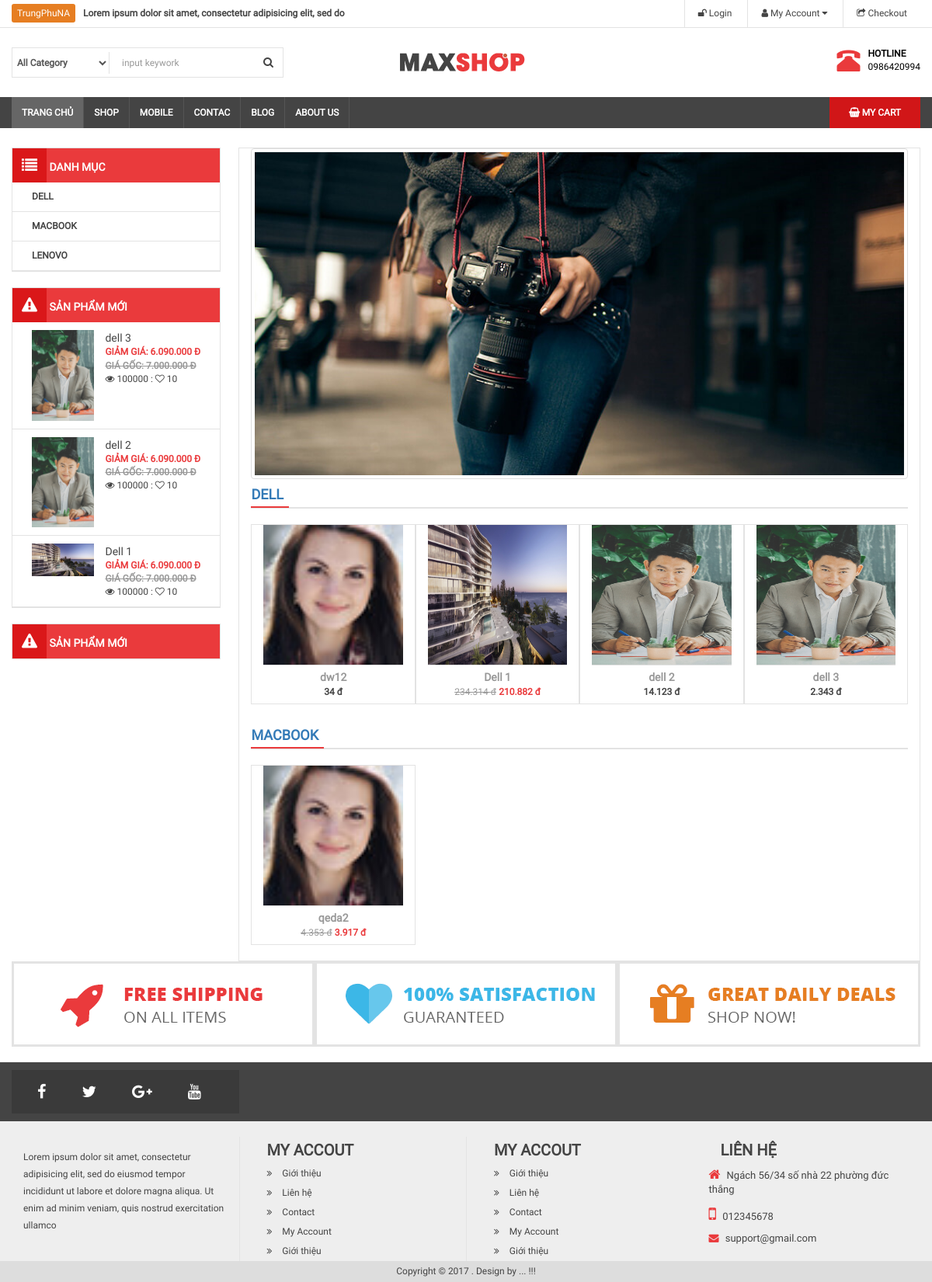
The page / on the database its author committed.
### tables this page shows
CREATE TABLE `category` (
  `id` int(11) NOT NULL,
  `name` varchar(100) DEFAULT NULL,
  `slug` varchar(100) DEFAULT NULL,
  `images` varchar(100) DEFAULT NULL,
  `banner` varchar(100) DEFAULT NULL,
  `home` tinyint(4) DEFAULT '0',
  `status` tinyint(4) DEFAULT '1',
  `created_at` timestamp NULL DEFAULT CURRENT_TIMESTAMP,
  `updated_at` timestamp NULL DEFAULT CURRENT_TIMESTAMP ON UPDATE CURRENT_TIMESTAMP
);

CREATE TABLE `product` (
  `id` int(11) NOT NULL,
  `name` varchar(100) DEFAULT NULL,
  `slug` varchar(100) DEFAULT NULL,
  `price` int(11) DEFAULT NULL,
  `sale` tinyint(4) DEFAULT '0',
  `thumbnail` varchar(100) DEFAULT NULL,
  `category_id` int(11) DEFAULT NULL,
  `content` text,
  `number` int(11) DEFAULT NULL,
  `head` int(11) DEFAULT '0',
  `view` int(11) DEFAULT '0',
  `hot` tinyint(4) DEFAULT '0',
  `created_at` timestamp NULL DEFAULT CURRENT_TIMESTAMP,
  `updated_at` timestamp NULL DEFAULT CURRENT_TIMESTAMP ON UPDATE CURRENT_TIMESTAMP
);

### libraries/Function.php (called while the page is built, shortened)
<?php
    function base_url()
    {
        return $url  = "http://localhost/web-shop/";
    }
    function uploads()
    {
        return base_url() . "public/uploads/";
    }
    function formatPrice($number){
        $number = intval($number);
        return $number = number_format($number,0,',','.');
    }
    function formatPriceSale($number, $sale){
        $number = intval($number);
        $sale = intval($sale);
        $price = $number * (100 - $sale)/100;
        return formatPrice($price);
    }
 ?>

### libraries/Database.php (called while the page is built, shortened)
<?php
    class Database
    {
        public $link;
        public function __construct()
        {
            $this->link = mysqli_connect("localhost", "root", "", "web_shop") or die ();
            mysqli_set_charset($this->link,"utf8");
        }
        public function fetchsql( $sql )
        {
            $result = mysqli_query($this->link,$sql) or die("Lỗi  truy vấn sql " .mysqli_error($this->link));
            $data = [];
            if( $result)
            {
                while ($num = mysqli_fetch_assoc($result))
                {
                    $data[] = $num;
                }
            }
            return $data;
        }
         public function fetchAll($table)
        {
            $sql = "SELECT * FROM {$table} WHERE 1" ;
            $result = mysqli_query($this->link,$sql) or die("Lỗi Truy Vấn fetchAll " .mysqli_error($this->link));
            $data = [];
            if( $result)
            {
                while ($num = mysqli_fetch_assoc($result))
                {
                    $data[] = $num;
                }
            }
            return $data;
        }
    }
?>

### autoload/autoload.php (called while the page is built, shortened)
<?php
	require_once __DIR__. "/../libraries/Database.php";
   	require_once __DIR__. "/../libraries/Function.php";
   	$db = new Database ;
   	$category = $db->fetchAll("category");
   	$sqlNew = "SELECT * FROM product WHERE 1 ORDER BY ID DESC LIMIT 3";
   	$productNew = $db->fetchsql($sqlNew);
?>

### index.php (the view, shortened to what this page needs)
<?php
   require_once __DIR__. "/autoload/autoload.php";
   $sqlHomecate = "SELECT name, id FROM category WHERE home = 1 ORDER BY updated_at";
   $categoryHome = $db->fetchsql($sqlHomecate);
   $data = [];
   foreach ($categoryHome as $item) {
       $cateId = intval($item['id']);
       $sql = "SELECT * FROM product WHERE category_id = $cateId";
       $ProductHome = $db->fetchsql($sql);
       $data[$item['name']] = $ProductHome;
   }
?>
<?php require_once __DIR__. "/layouts/header.php"; ?>
                    <div class="col-md-9 bor">
                        <section id="slide" class="text-center" >
                            <img src="images/slide/sl3.jpg" class="img-thumbnail">
                        </section>
                        <section class="box-main1">
                            <?php foreach ($data as $key => $value): ?>
                                <h3 class="title-main"><a href=""> <?php echo $key ?> </a> </h3>
                                <div class="showitem">
                                    <?php foreach ($value as $item): ?>
                                        <div class="col-md-3 item-product bor">
                                            <a href="chi-tiet-san-pham.php?id=<?php echo $item['id'] ?>">
                                                <img src="<?php echo uploads() ?>product/<?php echo $item['thumbnail'] ?>" class="" width="100%" height="180">
                                            </a>
                                            <div class="info-item">
                                                <a href="chi-tiet-san-pham.php?id=<?php echo $item['id'] ?>"><?php echo $item['name'] ?></a>
                                                <?php if ($item['sale'] > 0): ?>
                                                    <p><strike class="sale"><?php echo formatPrice($item['price']) ?> đ</strike> <b class="price"><?php echo formatPriceSale($item['price'], $item['sale']) ?> đ</b></p>
                                                <?php else : ?>
                                                    <p><b><?php echo formatPrice($item['price']) ?> đ</b></p>
                                                <?php endif ?>
                                            </div>
                                        </div>
                                    <?php endforeach ?>
                                </div>
                            <?php endforeach ?>
                        </section>
                    </div>
<?php require_once __DIR__. "/layouts/footer.php"; ?>

### layouts/header.php (shortened to what this page needs)
<!DOCTYPE html>
<html>
    <head>
        <link rel="stylesheet" type="text/css" href="<?php echo base_url() ?>public/frontend/css/font-awesome.min.css">
        <link rel="stylesheet" type="text/css" href="<?php echo base_url() ?>public/frontend/css/bootstrap.min.css">
        <link rel="stylesheet" type="text/css" href="<?php echo base_url() ?>public/frontend/css/slick.css"/>
        <link rel="stylesheet" type="text/css" href="<?php echo base_url() ?>public/frontend/css/slick-theme.css"/>
        <link rel="stylesheet" type="text/css" href="<?php echo base_url() ?>public/frontend/css/style.css">
    </head>
    <body>
        <div id="wrapper">
            <div id="header">
                <div id="header-top">
                    <div class="container">
                        <div class="row clearfix">
                            <div class="col-md-6" id="header-text">
                                <a>TrungPhuNA</a><b>Lorem ipsum dolor sit amet, consectetur adipisicing elit, sed do </b>
                            </div>
                            <div class="col-md-6">
                                <nav id="header-nav-top">
                                    <ul class="list-inline pull-right" id="headermenu">
                                        <li>
                                            <a href=""><i class="fa fa-unlock"></i> Login</a>
                                        </li>
                                        <li>
                                            <a href=""><i class="fa fa-user"></i> My Account <i class="fa fa-caret-down"></i></a>
                                        </li>
                                        <li>
                                            <a href=""><i class="fa fa-share-square-o"></i> Checkout</a>
                                        </li>
                                    </ul>
                                </nav>
                            </div>
                        </div>
                    </div>
                </div>
                <div class="container">
                    <div class="row" id="header-main">
                        <div class="col-md-5">
                            <form class="form-inline">
                                <div class="form-group">
                                    <label>
                                        <select name="category" class="form-control">
                                            <option> All Category</option>
                                        </select>
                                    </label>
                                    <input type="text" name="keywork" placeholder=" input keywork" class="form-control">
                                    <button type="submit" class="btn btn-default"><i class="fa fa-search"></i></button>
                                </div>
                            </form>
                        </div>
                        <div class="col-md-4">
                            <a href="">
                                <img src="images/logo-default.png">
                            </a>
                        </div>
                        <div class="col-md-3" id="header-right">
                            <div class="pull-right">
                                <div class="pull-left">
                                    <i class="glyphicon glyphicon-phone-alt"></i>
                                </div>
                                <div class="pull-right">
                                    <p id="hotline">HOTLINE</p>
                                    <p>0986420994</p>
                                </div>
                            </div>
                        </div>
                    </div>
                </div>
            </div>
            <div id="menunav">
                <div class="container">
                    <nav>
                        <div class="home pull-left">
                            <a href="">Trang chủ</a>
                        </div>
                        <ul id="menu-main">
                            <li>
                                <a href="">Shop</a>
                            </li>
                            <li>
                                <a href="">Mobile</a>
                            </li>
                            <li>
                                <a href="">Contac</a>
                            </li>
                            <li>
                                <a href="">Blog</a>
                            </li>
                            <li>
                                <a href="">About us</a>
                            </li>
                        </ul>
                        <ul class="pull-right" id="main-shopping">
                            <li>
                                <a href=""><i class="fa fa-shopping-basket"></i> My Cart </a>
                            </li>
                        </ul>
                    </nav>
                </div>
            </div>
            <div id="maincontent">
                <div class="container">
                    <div class="col-md-3  fixside" >
                        <div class="box-left box-menu" >
                            <h3 class="box-title"><i class="fa fa-list"></i>  Danh mục</h3>
                            <ul>
                            	<?php foreach ($category as $item): ?>
                            		<li>
                            			<a href="danh-muc-san-pham.php?id=<?php echo $item['id'] ?>"><?php echo $item['name'] ?></a>
                            		</li>
                            	<?php endforeach ?>
                            </ul>
                        </div>
                        <div class="box-left box-menu">
                            <h3 class="box-title"><i class="fa fa-warning"></i>  Sản phẩm mới </h3>
                            <ul>
                                <?php foreach ($productNew as $item): ?>
                                	<li class="clearfix">
	                                    <a href="">
	                                        <img src="<?php echo uploads() ?>product/<?php echo $item['thumbnail'] ?>" class="img-responsive pull-left" width="80" height="80">
	                                        <div class="info pull-right">
	                                            <p class="name"><?php echo $item['name'] ?></p >
	                                            <b class="price">Giảm giá: 6.090.000 đ</b><br>
	                                            <b class="sale">Giá gốc: 7.000.000 đ</b><br>
	                                            <span class="view"><i class="fa fa-eye"></i> 100000 : <i class="fa fa-heart-o"></i> 10</span>
	                                        </div>
	                                    </a>
	                                </li>
                                <?php endforeach ?>
                            </ul>
                        </div>
                        <div class="box-left box-menu">
                            <h3 class="box-title"><i class="fa fa-warning"></i>  Sản phẩm mới </h3>
                        </div>
                    </div>

### public/frontend/css/style.css (style rules this page uses)
* { margin: 0px; padding: 0px; font-size: 12px; font-family: "Roboto"; color: #444; font-weight: 400; }
.container { padding: 0px; }
ol,ul,p { margin: 0px; list-style: none; }
h1,h2,h3,h4,h5,h6 { padding:0px; margin: 0px; }
#header-top { border-bottom: 1px solid #e3e3e3; }
#header-text a { color: white; background-color: rgb(230, 126, 34); padding:5px 7px; line-height: 35px; border-radius: 3px; margin-right: 10px; }
#header-nav-top #headermenu { position: relative; }
#headermenu > li { border-left: 1px solid #e3e3e3; }
#header-nav-top li a { color: #444; line-height: 35px; padding: 0px 12px; }
#header-main { padding: 25px 0px; }
#header-main .form-control,button { border: 0px; outline: 0px; border-radius: 0px; box-shadow:none; padding: 0px 2px; }
#header-main form { padding: 0px; }
#header-main .form-group { border: 1px solid #e3e3e3; }
#header-main .btn-default { border: none; outline: 0; box-shadow: none; line-height: 25px; background: none; }
#header-main label { padding:0px; margin: 0px; }
#header-main select { font-size: 12px; height: 28px; border-right: 1px solid #e3e3e3 !important; padding-right: 37px !important; }
#header-main input[type='text'] { padding-left: 10px; font-size: 12px; }
#header-right p { padding: 0px; margin:0px; color: #000; }
#header-right #hotline { font-weight: bold; }
#header-right i { color: #ea3a3c; font-size: 30px; padding-right: 10px; }
#menunav { background: #444; min-height: 40px; }
#menu-main > li { float: left; }
#menu-main > li > a,.home a { color: white; font-weight:bold; background: #444; line-height: 40px; text-transform: uppercase; font-size: 12px; border-right: 1px solid #555; }
#menu-main > li > a { padding: 13px; }
.home a { background: #666; padding: 13px; }
#main-shopping { margin-right: 0px; }
#main-shopping > li > a,#main-shopping > li > a >i { color: white; font-weight:bold; background-color: #d11618;; line-height: 40px; text-transform: uppercase; font-size: 12px; }
#main-shopping > li > a { padding: 13px 25px; }
.bor { border: 1px solid #e3e3e3; }
.fixside { width: 23%; margin-right: 2%; padding: 0px; }
#maincontent { margin-top: 25px; }
.box-left { margin-bottom: 20px; border: 1px solid #e3e3e3; }
.box-title { background:#ea3a3c; color: white; font-weight: bold; font-size: 14px; text-transform: uppercase; }
.box-title .fa { color: white; font-size: 20px; background: #da1719;; padding: 12px; }
.box-menu > ul { position: relative; }
.box-menu > ul > li { padding: 10px 25px; border-bottom: 1px solid #e3e3e3; }
.box-menu > ul > li > a { font-size: 12px; color: #444; text-transform: uppercase; font-weight: bold; }
.sale { text-decoration: line-through; color: #999; }
.name { white-space: nowrap; width: 100px; text-overflow: ellipsis; overflow: hidden; font-size: 14px; font-weight: 400; color: #444; text-transform: none; }
.info b { padding: 7px 5; }
.title-main { border-bottom:2px solid #e3e3e3; padding: 5px 5px 5px 0px; }
.title-main a { font-weight: bold; padding: 5px 7px 5px 0px; font-size: 18px; border-bottom: 2px solid #ea3a3c; text-transform: uppercase; }
.showitem { overflow: hidden; margin-bottom: 20px; margin-top:20px; }
.info-item p { color: #999; font-size: 13px; font-weight: bold; }
.info-item { text-align: center; border-top:1px solid #e3e3e3; padding-top: 5px; padding-bottom: 5px; }
.info-item a { color: #999; font-size: 14px; font-weight: bold; }
.price { color: #ea3a3c; }
.item-product { position: relative; }
.item-product a { display: block; }

### rows shown on the page
category: name "DELL"
category: name "MACBOOK"
category: name "LENOVO"
product: thumbnail (placeholder picture), name "dell 3", price "2.343"
product: thumbnail (placeholder picture), name "dell 2", price "14.123"
product: thumbnail (picture), name "Dell 1", price "234.314", formatPriceSale($item['price'], $item['sale']) "210.882"
product: thumbnail (picture), name "dw12", price "34"
product: thumbnail (picture), name "qeda2", price "4.353", formatPriceSale($item['price'], $item['sale']) "3.917"

### other values the page prints
$key "DELL"
$key "MACBOOK"
